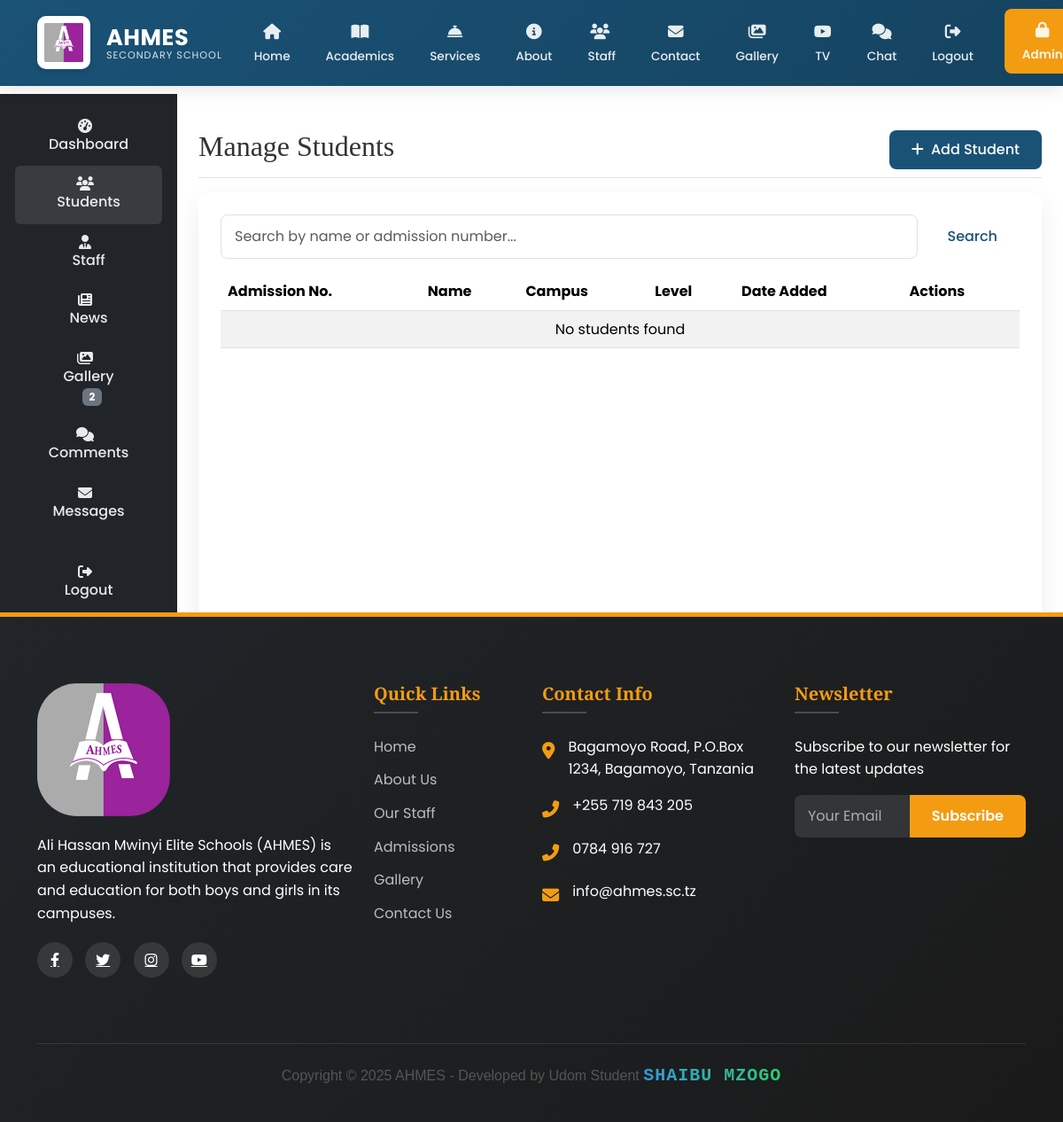
The app's page /ad/students/ (signed in), older data.
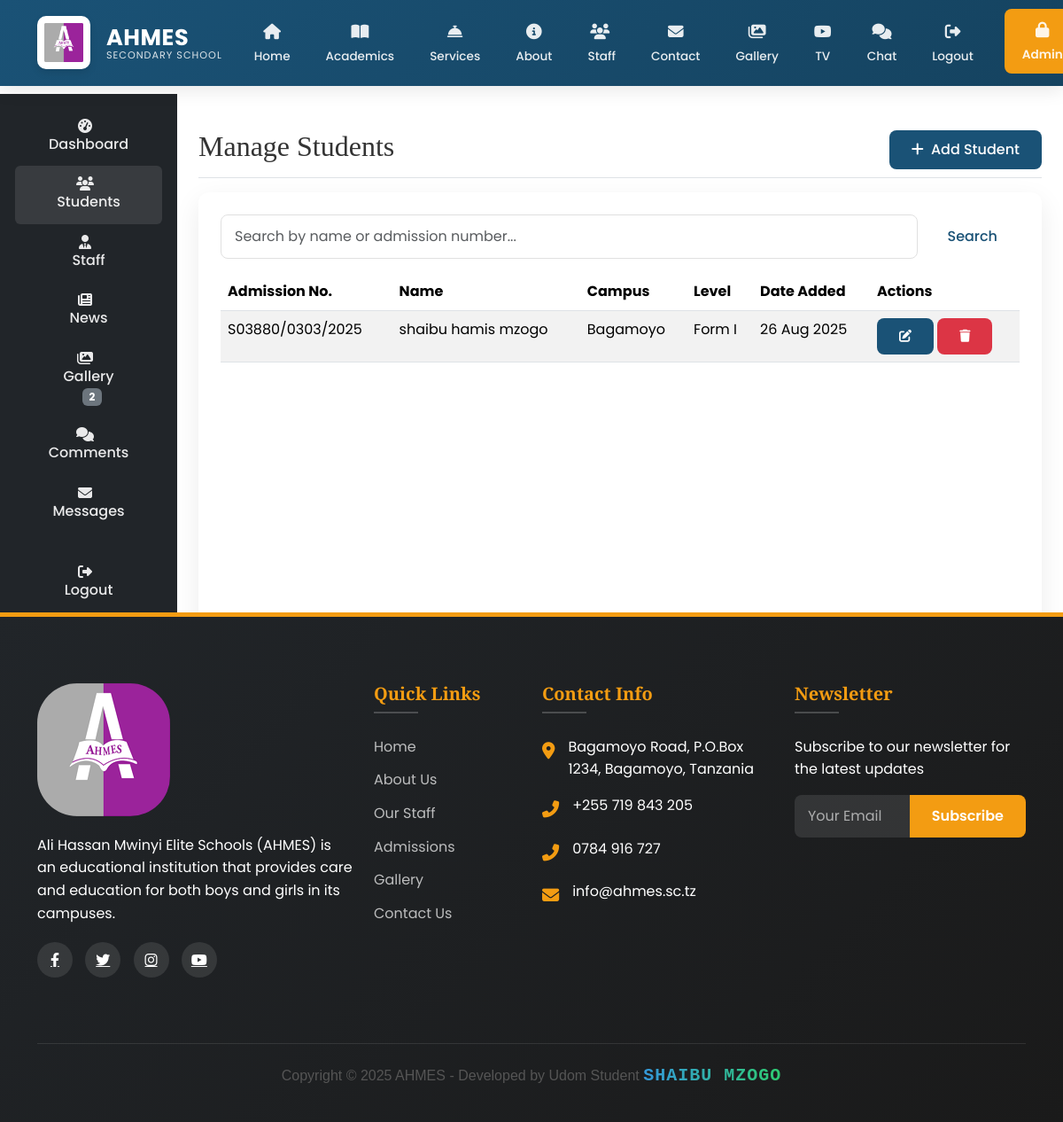
The same page, newer data.
### main/models.py (models this page shows, shortened)
class Student(models.Model):
    GENDER_CHOICES = [
        ('M', 'Male'),
        ('F', 'Female'),
    ]
    user = models.OneToOneField(
        User,
        on_delete=models.CASCADE,
        related_name='student_profile',
        null=True,
        blank=True
    )
    first_name = models.CharField(max_length=100)
    middle_name = models.CharField(max_length=100, blank=True)
    last_name = models.CharField(max_length=100)
    gender = models.CharField(max_length=1, choices=GENDER_CHOICES)
    date_of_birth = models.DateField()
    admission_number = models.CharField(max_length=20, unique=True)
    campus = models.ForeignKey(
        Campus,
        on_delete=models.CASCADE,
        related_name='students'
    )
    level = models.ForeignKey(
        Level,
        on_delete=models.CASCADE,
        related_name='students'
    )
    admission_date = models.DateField()
    parent = models.ForeignKey(
        Parent,
        on_delete=models.CASCADE,
        related_name='students',
        null=True,
        blank=True
    )
    profile_picture = CloudinaryField(
        'students/profile_pictures',
        folder="school/students/profile_pictures",
        transformation={'quality': 'auto:good', 'width': 300, 'height': 300, 'crop': 'fill'},
        blank=True,
        null=True
    )
    created_at = models.DateTimeField(auto_now_add=True)
    updated_at = models.DateTimeField(auto_now=True)
    class Meta:
        ordering = ['-created_at']
        verbose_name = 'Student'
        verbose_name_plural = 'Students'

class Campus(models.Model):
    name = models.CharField(max_length=100)
    location = models.CharField(max_length=200)
    description = models.TextField()
    image = CloudinaryField('campuses', folder="school/campuses",
                          transformation={'quality': 'auto:good'})

class Level(models.Model):
    name = models.CharField(max_length=100)
    description = models.TextField()

### main/views.py (the view, shortened to what this page needs)
# urls.py: path('ad/students/', views.manage_students, name='manage_students'),
@login_required
@user_passes_test(is_admin)
def manage_students(request):
    query = request.GET.get('q')
    students = Student.objects.all()
    students = students.order_by('-created_at')
    return render(request, 'main/manage_students.html', {'students': students, 'query': query})

### main/templates/main/manage_students.html (shortened to what this page needs)
{% extends 'main/base.html' %}
{% load static %}
{% block content %}
<div class="container-fluid">
  <div class="row">
    {% include 'main/sidebar.html' %}
    <main class="col-md-9 ms-sm-auto col-lg-10 px-md-4 py-4">
      <div class="d-flex justify-content-between flex-wrap flex-md-nowrap align-items-center pt-3 pb-2 mb-3 border-bottom">
        <h1 class="h2">Manage Students</h1>
        <div class="btn-toolbar mb-2 mb-md-0">
          <a href="{% url 'add_student' %}" class="btn btn-primary">
            <i class="fas fa-plus me-1"></i> Add Student
          </a>
        </div>
      </div>
      <div class="card">
        <div class="card-body">
          <form method="get" class="mb-3 d-flex" role="search">
            <input type="text" name="q" value="{{ query|default:'' }}" class="form-control me-2" placeholder="Search by name or admission number...">
            <button type="submit" class="btn btn-outline-primary">Search</button>
          </form>
          <div class="table-responsive">
            <table class="table table-striped table-hover">
              <thead>
                <tr>
                  <th>Admission No.</th>
                  <th>Name</th>
                  <th>Campus</th>
                  <th>Level</th>
                  <th>Date Added</th>
                  <th>Actions</th>
                </tr>
              </thead>
              <tbody>
                {% for student in students %}
                <tr>
                  <td>{{ student.admission_number }}</td>
                  <td>{{ student.first_name }} {{ student.middle_name }} {{ student.last_name }}</td>
                  <td>{{ student.campus.name }}</td>
                  <td>{{ student.level.name }}</td>
                  <td>{{ student.created_at|date:"d M Y" }}</td>
                  <td>
                    <a href="{% url 'edit_student' student.pk %}" class="btn btn-sm btn-primary">
                      <i class="fas fa-edit"></i>
                    </a>
                    <a href="{% url 'delete_student' student.pk %}" class="btn btn-sm btn-danger">
                      <i class="fas fa-trash"></i>
                    </a>
                  </td>
                </tr>
                {% empty %}
                <tr>
                  <td colspan="6" class="text-center">No students found</td>
                </tr>
                {% endfor %}
              </tbody>
            </table>
          </div>
        </div>
      </div>
    </main>
  </div>
</div>
{% endblock %}

Row changes from the older to the newer data that the page shows:
added Student: admission_number "S03880/0303/2025", first_name "shaibu", middle_name "hamis", last_name "mzogo", campus.name "Bagamoyo", level.name "Form I", created_at "26 Aug 2025"
Text that changed along with them:
text no longer shown: "No students found"
